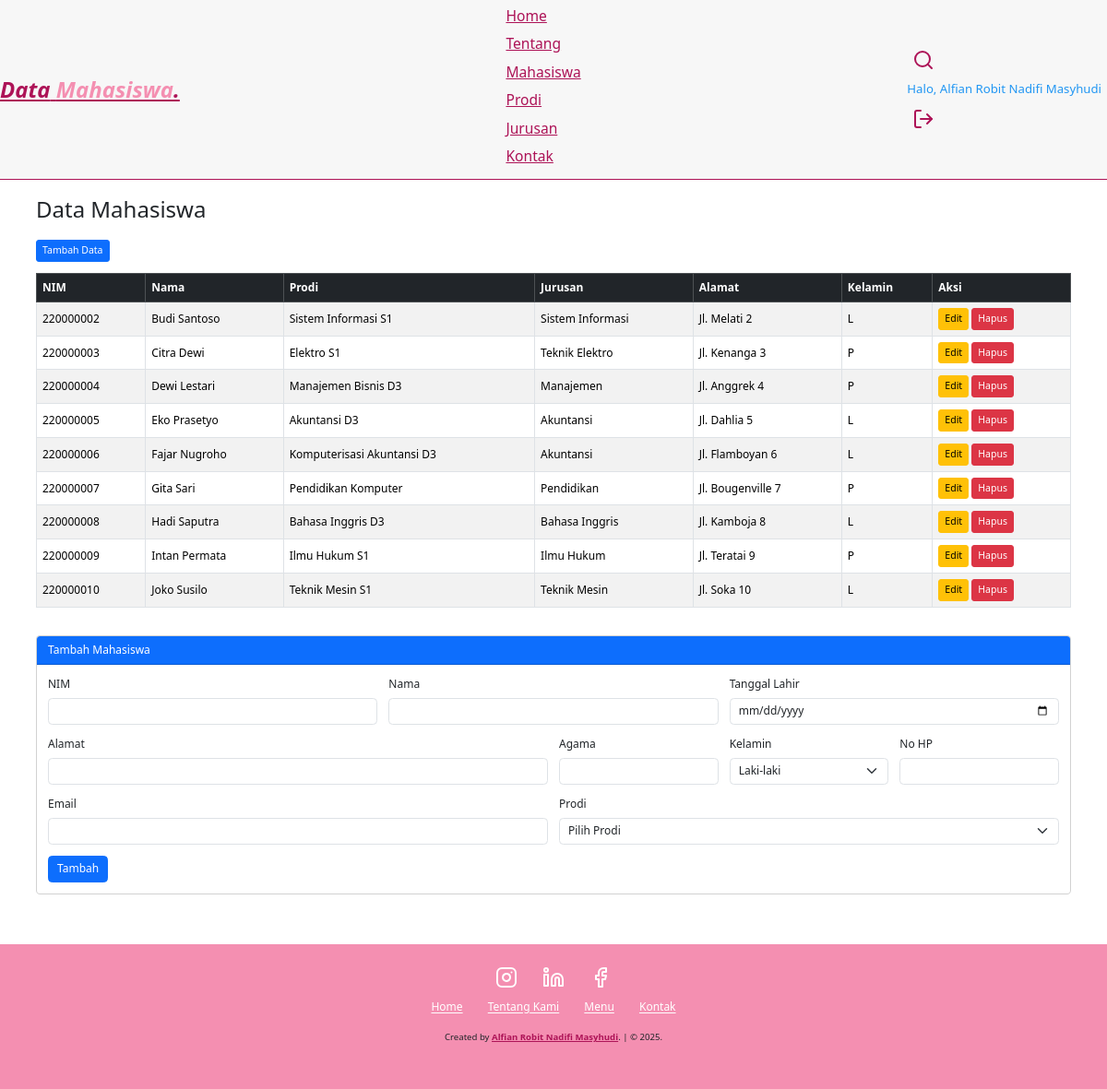
The app's page /mahasiswa.php (signed in) with its own data.
### tables this page shows
CREATE TABLE `akademik_mahasiswa` (
  `nim` varchar(9) NOT NULL,
  `nama` varchar(50) DEFAULT NULL,
  `tgl_lahir` date DEFAULT NULL,
  `alamat` varchar(150) DEFAULT NULL,
  `agama` varchar(1) DEFAULT NULL,
  `kelamin` varchar(1) DEFAULT NULL,
  `no_hp` varchar(15) DEFAULT NULL,
  `email` varchar(100) DEFAULT NULL,
  `id_prodi` int(2) DEFAULT NULL
);

CREATE TABLE `akademik_prodi` (
  `id_prodi` int(2) NOT NULL,
  `nama_prodi` varchar(40) NOT NULL,
  `id_jurusan` int(2) DEFAULT NULL
);

CREATE TABLE `akademik_jurusan` (
  `id_jurusan` int(2) NOT NULL,
  `nama_jurusan` varchar(100) NOT NULL
);

### mahasiswa.php (the view, shortened to what this page needs)
<?php
include "db.php";
$edit_data = null;
$sql = "SELECT m.*, p.nama_prodi, j.nama_jurusan FROM akademik_mahasiswa m
        JOIN akademik_prodi p ON m.id_prodi=p.id_prodi
        JOIN akademik_jurusan j ON p.id_jurusan=j.id_jurusan";
$mahasiswa = $conn->query($sql);
?>
<!DOCTYPE html>
<html lang="en">
<head>
    <link rel="stylesheet" href="style.css">
    <link href="https://cdn.jsdelivr.net/npm/bootstrap@5.3.3/dist/css/bootstrap.min.css" rel="stylesheet">
</head>
<body>
<nav class="navbar">
    <a href="index.php" class="navbar-logo">Data<span> Mahasiswa</span>.</a>
    <div class="navbar-nav">
        <a href="index.php#home">Home</a>
        <a href="index.php#about">Tentang</a>
        <a href="mahasiswa.php">Mahasiswa</a>
        <a href="prodi.php">Prodi</a>
        <a href="jurusan.php">Jurusan</a>
        <a href="index.php#contact">Kontak</a>
    </div>
    <div class="navbar-extra">
        <a href="#" id="Search"><i data-feather="search"></i></a>
        <?php if (isset($_SESSION['userid'])): ?>
            <span class="user-greeting">Halo, <?php echo htmlspecialchars($_SESSION['nama']); ?></span>
            <a href="logout.php" id="logout"><i data-feather="log-out"></i></a>
        <?php endif; ?>
    </div>
</nav>
<div class="container py-4">
    <h2 class="mb-4">Data Mahasiswa</h2>
    <div class="mb-3">
        <a href="mahasiswa.php" class="btn btn-primary btn-sm">Tambah Data</a>
    </div>
    <div class="table-responsive">
    <table class="table table-bordered table-striped align-middle">
        <thead class="table-dark">
            <tr>
                <th>NIM</th><th>Nama</th><th>Prodi</th><th>Jurusan</th><th>Alamat</th><th>Kelamin</th><th>Aksi</th>
            </tr>
        </thead>
        <tbody>
        <?php while ($row = $mahasiswa->fetch_assoc()): ?>
            <tr>
                <td><?= htmlspecialchars($row['nim']) ?></td>
                <td><?= htmlspecialchars($row['nama']) ?></td>
                <td><?= htmlspecialchars($row['nama_prodi']) ?></td>
                <td><?= htmlspecialchars($row['nama_jurusan']) ?></td>
                <td><?= htmlspecialchars($row['alamat']) ?></td>
                <td><?= htmlspecialchars($row['kelamin']) ?></td>
                <td>
                    <a href="mahasiswa.php?edit=<?= $row['nim'] ?>" class="btn btn-warning btn-sm">Edit</a>
                    <a href="mahasiswa.php?hapus=<?= $row['nim'] ?>" class="btn btn-danger btn-sm" onclick="return confirm('Hapus data?')">Hapus</a>
                </td>
            </tr>
        <?php endwhile; ?>
        </tbody>
    </table>
    </div>
    <div class="card mt-4">
        <div class="card-header bg-primary text-white">
            <?= $edit_data ? "Edit" : "Tambah" ?> Mahasiswa
        </div>
        <div class="card-body">
            <form method="post" class="row g-3">
                <div class="col-md-4">
                    <label class="form-label">NIM</label>
                    <input type="text" name="nim" class="form-control" maxlength="9" value="<?= $edit_data['nim'] ?? '' ?>" <?= $edit_data ? 'readonly' : '' ?> required>
                </div>
                <div class="col-md-4">
                    <label class="form-label">Nama</label>
                    <input type="text" name="nama" class="form-control" value="<?= $edit_data['nama'] ?? '' ?>" required>
                </div>
                <div class="col-md-4">
                    <label class="form-label">Tanggal Lahir</label>
                    <input type="date" name="tgl_lahir" class="form-control" value="<?= $edit_data['tgl_lahir'] ?? '' ?>">
                </div>
                <div class="col-md-6">
                    <label class="form-label">Alamat</label>
                    <input type="text" name="alamat" class="form-control" value="<?= $edit_data['alamat'] ?? '' ?>">
                </div>
                <div class="col-md-2">
                    <label class="form-label">Agama</label>
                    <input type="text" name="agama" class="form-control" maxlength="1" value="<?= $edit_data['agama'] ?? '' ?>">
                </div>
                <div class="col-md-2">
                    <label class="form-label">Kelamin</label>
                    <select name="kelamin" class="form-select">
                        <option value="L" <?= (isset($edit_data['kelamin']) && $edit_data['kelamin']=='L') ? 'selected' : '' ?>>Laki-laki</option>
                    </select>
                </div>
                <div class="col-md-2">
                    <label class="form-label">No HP</label>
                    <input type="text" name="no_hp" class="form-control" value="<?= $edit_data['no_hp'] ?? '' ?>">
                </div>
                <div class="col-md-6">
                    <label class="form-label">Email</label>
                    <input type="email" name="email" class="form-control" value="<?= $edit_data['email'] ?? '' ?>">
                </div>
                <div class="col-md-6">
                    <label class="form-label">Prodi</label>
                    <select name="id_prodi" class="form-select" required>
                        <option value="">Pilih Prodi</option>
                    </select>
                </div>
                <div class="col-12">
                    <?php if ($edit_data): ?>
                        <button type="submit" name="edit" class="btn btn-success">Update</button>
                        <a href="mahasiswa.php" class="btn btn-secondary">Batal</a>
                    <?php else: ?>
                        <button type="submit" class="btn btn-primary">Tambah</button>
                    <?php endif; ?>
                </div>
            </form>
        </div>
    </div>
</div>
<footer>
    <div class="socials">
        <a href="#"><i data-feather="instagram"></i></a>
        <a href="#"><i data-feather="linkedin"></i></a>
        <a href="#"><i data-feather="facebook"></i></a>
    </div>
    <div class="links">
        <a href="index.php#home">Home</a>
        <a href="index.php#about">Tentang Kami</a>
        <a href="index.php#menu">Menu</a>
        <a href="index.php#contact">Kontak</a>
    </div>
    <div class="credit">
        <p>Created by <a href="">Alfian Robit Nadifi Masyhudi</a>. | &copy; 2025.</p>
    </div>
</footer>
</body>
</html>

### style.css (style rules this page uses)
:root { --primary: #ad1357; --bg: #ffffff; }
* { margin: 0; padding: 0; box-sizing: border-box; outline: none; border: none; text-decoration: none; }
html { scroll-behavior: smooth; }
body { font-family: "Poppins", sans-serif; background-color: var(--bg); color: #ffffff; }
.navbar { display: flex; justify-content: space-between; align-items: center; padding: 1.4rem 7%; background-color: rgba(245, 245, 245, 0.8); border-bottom: 1px solid #ad1357; position: fixed; top: 0; left: 0; right: 0; z-index: 9999; }
.navbar .navbar-logo { font-size: 2rem; font-weight: 700; color: var(--primary); font-style: italic; }
.navbar .navbar-logo span { color: #f48fb1; }
.navbar .navbar-nav a { color: var(--primary); display: inline-block; font-size: 1.3rem; margin: 0 1rem; }
.navbar .navbar-nav a::after { content: ""; display: block; padding-bottom: 0.5rem; border-bottom: 0.1rem solid #f48fb1; transform: scaleX(0); transition: 0.2s linear; }
.navbar .navbar-extra a { color: #ad1357; margin: 0 0.5rem; }
footer { background-color: #f48fb1; text-align: center; padding: 1rem 0 3rem; margin-top: 3rem; }
footer .socials { padding: 1rem 0; }
footer .socials a { color: #fff; margin: 1rem; }
footer .links { margin-bottom: 1.4rem; }
footer .links a { color: #fff; padding: 0.7rem 1rem; }
footer .credit { font-size: 0.8rem; }
footer .credit a { color: #ad1357; font-weight: 700; }
@media (max-width: 1366px) { html { font-size: 75%; } }
.user-greeting { color: #2196f3 !important; margin-right: 0.5rem; font-weight: 500; font-size: 1.1rem; display: flex; align-items: center; height: 40px; }

### records on screen
akademik_mahasiswa: nim "220000002", nama "Budi Santoso", id_prodi.nama_prodi "Sistem Informasi S1", akademik_jurusan.nama_jurusan "Sistem Informasi", alamat "Jl. Melati 2", kelamin "L"
akademik_mahasiswa: nim "220000003", nama "Citra Dewi", id_prodi.nama_prodi "Elektro S1", akademik_jurusan.nama_jurusan "Teknik Elektro", alamat "Jl. Kenanga 3", kelamin "P"
akademik_mahasiswa: nim "220000004", nama "Dewi Lestari", id_prodi.nama_prodi "Manajemen Bisnis D3", akademik_jurusan.nama_jurusan "Manajemen", alamat "Jl. Anggrek 4", kelamin "P"
akademik_mahasiswa: nim "220000005", nama "Eko Prasetyo", id_prodi.nama_prodi "Akuntansi D3", akademik_jurusan.nama_jurusan "Akuntansi", alamat "Jl. Dahlia 5", kelamin "L"
akademik_mahasiswa: nim "220000006", nama "Fajar Nugroho", id_prodi.nama_prodi "Komputerisasi Akuntansi D3", akademik_jurusan.nama_jurusan "Akuntansi", alamat "Jl. Flamboyan 6", kelamin "L"
akademik_mahasiswa: nim "220000007", nama "Gita Sari", id_prodi.nama_prodi "Pendidikan Komputer", akademik_jurusan.nama_jurusan "Pendidikan", alamat "Jl. Bougenville 7", kelamin "P"
akademik_mahasiswa: nim "220000008", nama "Hadi Saputra", id_prodi.nama_prodi "Bahasa Inggris D3", akademik_jurusan.nama_jurusan "Bahasa Inggris", alamat "Jl. Kamboja 8", kelamin "L"
akademik_mahasiswa: nim "220000009", nama "Intan Permata", id_prodi.nama_prodi "Ilmu Hukum S1", akademik_jurusan.nama_jurusan "Ilmu Hukum", alamat "Jl. Teratai 9", kelamin "P"
akademik_mahasiswa: nim "220000010", nama "Joko Susilo", id_prodi.nama_prodi "Teknik Mesin S1", akademik_jurusan.nama_jurusan "Teknik Mesin", alamat "Jl. Soka 10", kelamin "L"

### other values on screen
$_SESSION['nama'] "Alfian Robit Nadifi Masyhudi"
